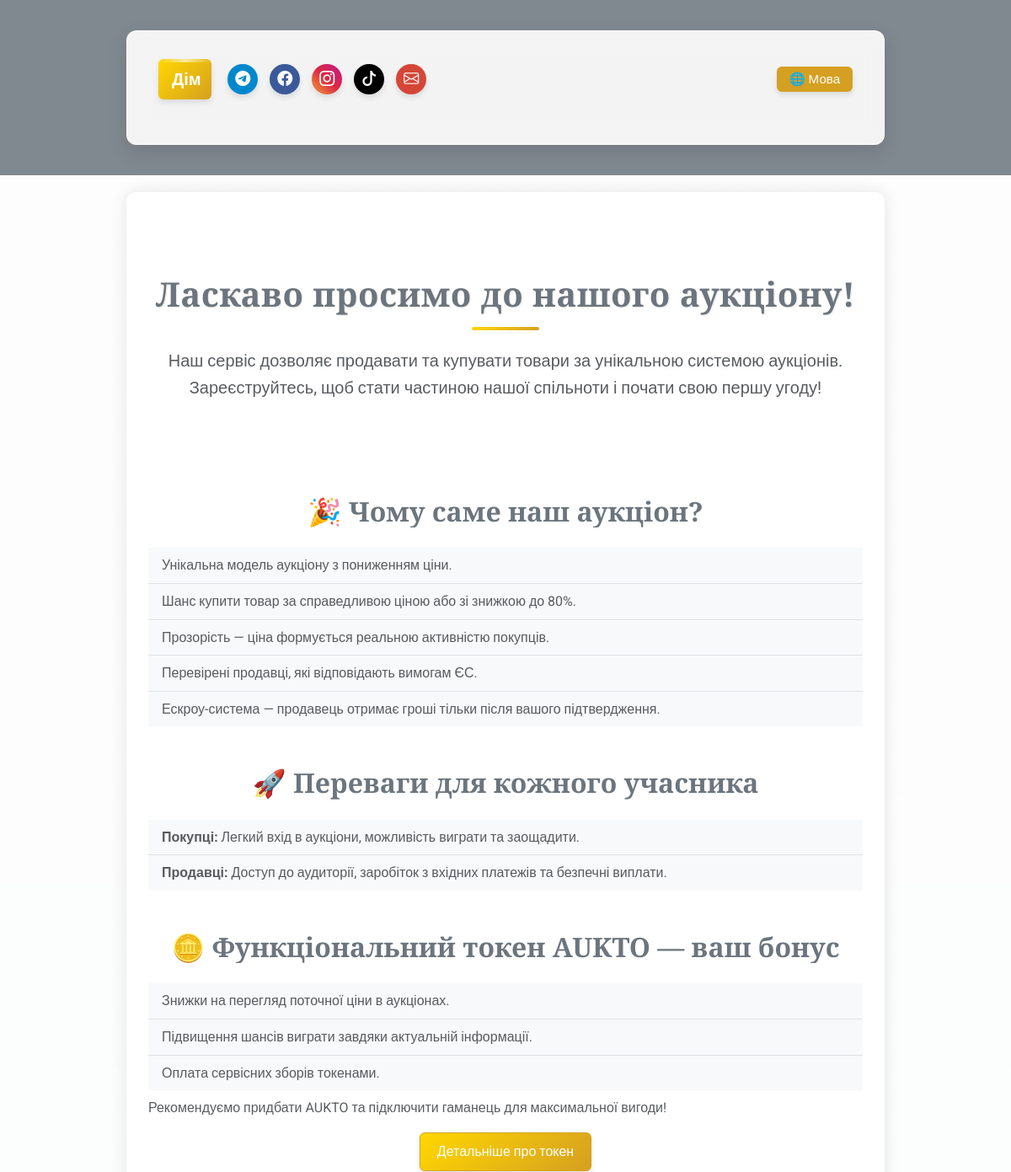
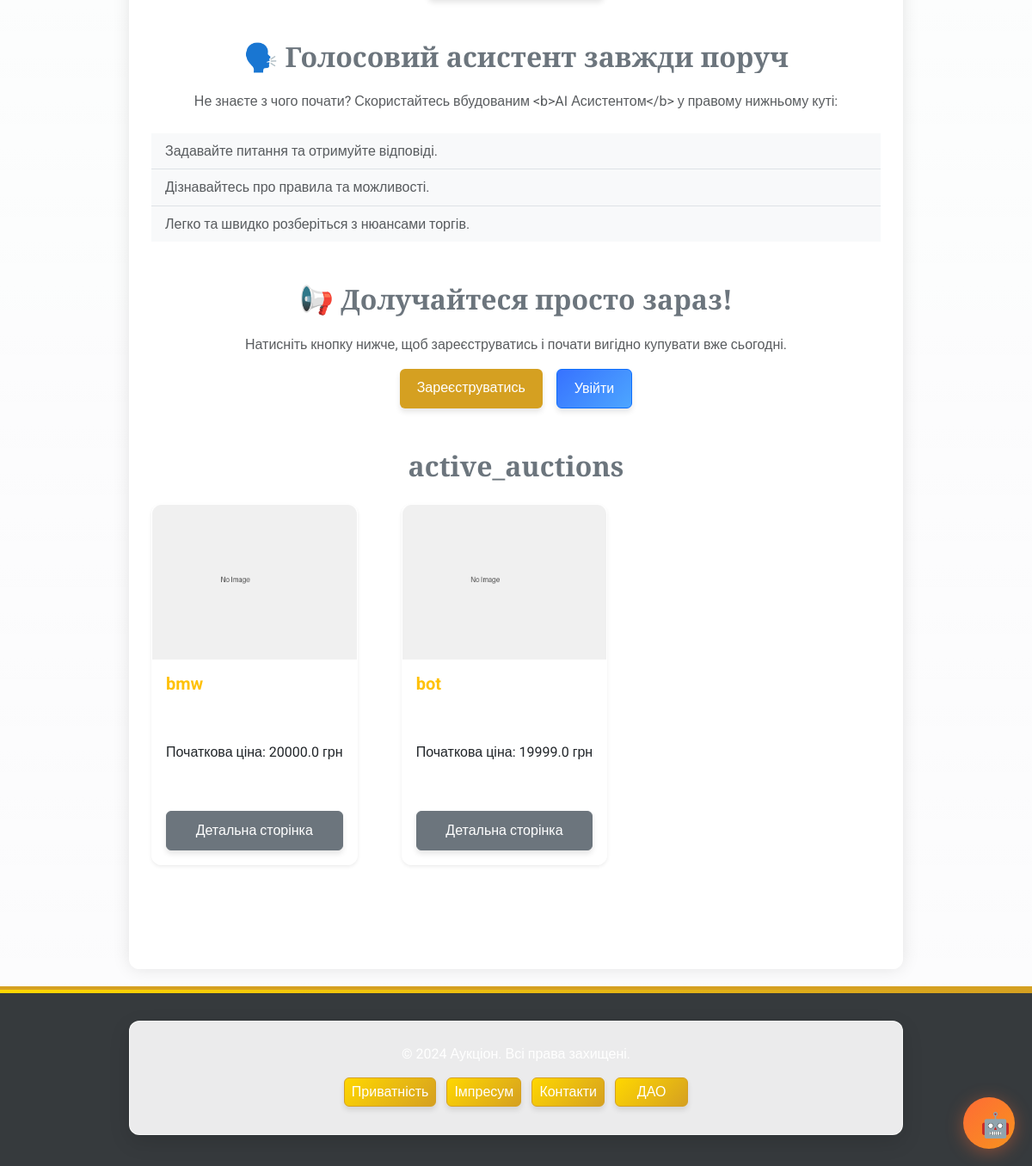
The page / on the database its author committed (2 pictures, top to bottom).
### app/models/auction.py (models this page shows, shortened)
class Auction(db.Model):
    __tablename__ = 'auctions'
    id = db.Column(db.Integer, primary_key=True)
    title = db.Column(db.String(255), nullable=False)
    description = db.Column(db.Text, nullable=False)
    starting_price = db.Column(db.Float, nullable=False)
    current_price = db.Column(db.Float, nullable=False)
    seller_id = db.Column(db.Integer, db.ForeignKey('users.id'), nullable=False)
    total_participants = db.Column(db.Integer, default=0, nullable=False)
    is_active = db.Column(db.Boolean, default=True, nullable=False)
    winner_id = db.Column(db.Integer, db.ForeignKey('users.id'), nullable=True)
    total_earnings = db.Column(db.Float, default=0.0, nullable=False)
    created_at = db.Column(db.DateTime, default=db.func.now(), nullable=False)
    updated_at = db.Column(db.DateTime, default=db.func.now(), onupdate=db.func.now(), nullable=False)
    photos = db.Column(JSON, default=list)  # Поле для зберігання шляхів до фото у форматі JSON
    is_confirmed = db.Column(db.Boolean, default=False, nullable=False)  # Чи підтверджено отримання товару
    main_photo_idx = db.Column(db.Integer, default=0)  # Індекс головного фото
    participants = relationship(
        'AuctionParticipant', back_populates='auction', cascade='all, delete-orphan', lazy='dynamic'
    )
    def get_safe_photo(self, index=None):
        import os
        from flask import current_app
        fallback_image = 'images/default/no-image.png'
        if index is not None and self.photos and 0 <= index < len(self.photos):
            photo_path = self.photos[index]
        elif self.photos and 0 <= (self.main_photo_idx or 0) < len(self.photos):
            photo_path = self.photos[self.main_photo_idx or 0]
        elif self.photos and len(self.photos) > 0:
            photo_path = self.photos[0]
        else:
            return fallback_image
        full_path = os.path.join(current_app.static_folder, photo_path)
        if os.path.isfile(full_path):
            return photo_path
        else:
            print(f"Warning: Image file not found: {photo_path}")
            return fallback_image

### app/routes/main_routes.py (the view)
@main_bp.route('/')
def index():
    lang = session.get('lang', 'ua')
    auctions = Auction.query.filter_by(is_active=True).all()
    discount = None
    if current_user.is_authenticated and current_user.wallet_address:
        try:
            discount = get_user_discount(current_user.wallet_address)
        except Exception:
            discount = None
    if lang == 'en':
        return render_template('index_en.html', auctions=auctions, user_discount=discount, lang=lang, ui_text=ui_text)
    elif lang == 'de':
        return render_template('index_de.html', auctions=auctions, user_discount=discount, lang=lang, ui_text=ui_text)
    return render_template('index.html', auctions=auctions, user_discount=discount, lang=lang, ui_text=ui_text)

### app/utils/i18n_ui.py (called while the page is built)
def ui_text(key, lang):
    return ui_translations.get(key, {}).get(lang, ui_translations.get(key, {}).get('ua', key))

### app/templates/index.html (shortened to what this page needs)
{% extends 'base.html' %}
{% block content %}
<div class="text-center py-5">
    <h1 class="text-secondary fw-bold">{{ ui_text('welcome_header', lang) }}</h1>
    <p class="text-muted fs-5">
        {{ ui_text('welcome_text', lang) }}
    </p>
</div>
<section class="my-5">
    <h2 class="text-center text-secondary fw-bold">🎉 {{ ui_text('why_auction', lang) }}</h2>
    <ul class="list-group list-group-flush mt-4">
        <li class="list-group-item bg-light text-muted">{{ ui_text('unique_model', lang) }}</li>
        <li class="list-group-item bg-light text-muted">{{ ui_text('fair_price', lang) }}</li>
        <li class="list-group-item bg-light text-muted">{{ ui_text('transparency', lang) }}</li>
        <li class="list-group-item bg-light text-muted">{{ ui_text('verified_sellers', lang) }}</li>
        <li class="list-group-item bg-light text-muted">{{ ui_text('escrow', lang) }}</li>
    </ul>
</section>
<section class="my-5">
    <h2 class="text-center text-secondary fw-bold">🚀 {{ ui_text('benefits', lang) }}</h2>
    <ul class="list-group list-group-flush mt-4">
        <li class="list-group-item bg-light text-muted"><b>{{ ui_text('buyers', lang) }}:</b> {{ ui_text('buyers_benefit', lang) }}</li>
        <li class="list-group-item bg-light text-muted"><b>{{ ui_text('sellers', lang) }}:</b> {{ ui_text('sellers_benefit', lang) }}</li>
    </ul>
</section>
<section class="my-5">
    <h2 class="text-center text-secondary fw-bold">🪙 {{ ui_text('token_bonus', lang) }}</h2>
    <ul class="list-group list-group-flush mt-4">
        <li class="list-group-item bg-light text-muted">{{ ui_text('token_discount_benefit', lang) }}</li>
        <li class="list-group-item bg-light text-muted">{{ ui_text('token_chance_benefit', lang) }}</li>
        <li class="list-group-item bg-light text-muted">{{ ui_text('token_fee_benefit', lang) }}</li>
    </ul>
    <p class="text-muted mt-2">{{ ui_text('token_recommend', lang) }}</p>
    <div class="text-center mt-3">
        <a href="{{ url_for('token.token_info') }}" class="btn btn-outline-warning">{{ ui_text('token_details', lang) }}</a>
    </div>
</section>
<section class="my-5">
    <h2 class="text-center text-secondary fw-bold">🗣️ {{ ui_text('assistant_always', lang) }}</h2>
    <p class="text-muted text-center">
        {{ ui_text('assistant_invite', lang) }}
    </p>
    <ul class="list-group list-group-flush mt-4">
        <li class="list-group-item bg-light text-muted">{{ ui_text('assistant_ask', lang) }}</li>
        <li class="list-group-item bg-light text-muted">{{ ui_text('assistant_rules', lang) }}</li>
        <li class="list-group-item bg-light text-muted">{{ ui_text('assistant_easy', lang) }}</li>
    </ul>
</section>
<section class="my-5 text-center">
    <h2 class="text-secondary fw-bold">📢 {{ ui_text('join_now', lang) }}</h2>
    <p class="text-muted">{{ ui_text('join_now_text', lang) }}</p>
    <div class="d-flex justify-content-center gap-3">
        <a href="{{ url_for('auth.choose_role') }}" class="btn btn-outline-light">{{ ui_text('register', lang) }}</a>
        <a href="{{ url_for('auth.login') }}" class="btn btn-outline-primary">{{ ui_text('login', lang) }}</a>
    </div>
</section>
<section class="my-5">
    <h2 class="text-center text-secondary fw-bold">{{ ui_text('active_auctions', lang) }}</h2>
    {% if auctions %}
    <div class="row mt-4">
        {% for auction in auctions %}
        <div class="col-md-4 d-flex align-items-stretch">
            {% set img_url = auction.photos[0] if auction.photos and auction.photos[0] else 'images/default.jpg' %}
            {% include 'auctions/auction_card.html' with context %}
        </div>
        {% endfor %}
    </div>
    {% else %}
    <p class="text-center text-muted fs-5">{{ ui_text('no_auctions', lang) }}</p>
    {% endif %}
</section>
{% endblock %}

### app/templates/auctions/auction_card.html (shortened to what this page needs)
<div class="auction-card card shadow-sm auction-card-fixed mb-4">    <div class="card-img-top auction-card-img p-0" style="background:none;">
        {% if auction.photos and auction.photos|length > 1 %}
        <div id="auctionCardCarousel-{{ auction.id }}" class="carousel slide" data-bs-ride="carousel">
            <div class="carousel-inner">
                {% for photo in auction.photos %}
                <div class="carousel-item {% if loop.index0 == (auction.main_photo_idx or 0) %}active{% endif %}">
                    <img src="{{ url_for('static', filename=auction.get_safe_photo(loop.index0)) }}" class="img-fluid rounded-top w-100" alt="Фото товару" style="height:180px;object-fit:cover;">
                </div>
                {% endfor %}
            </div>
            <button class="carousel-control-prev" type="button" data-bs-target="#auctionCardCarousel-{{ auction.id }}" data-bs-slide="prev">
                <span class="carousel-control-prev-icon" aria-hidden="true"></span>
                <span class="visually-hidden">Попереднє</span>
            </button>
            <button class="carousel-control-next" type="button" data-bs-target="#auctionCardCarousel-{{ auction.id }}" data-bs-slide="next">
                <span class="carousel-control-next-icon" aria-hidden="true"></span>
                <span class="visually-hidden">Наступне</span>
            </button>
        </div>
        {% else %}
        <img src="{{ url_for('static', filename=auction.get_safe_photo()) }}" class="img-fluid rounded-top w-100" alt="Фото товару" style="height:180px;object-fit:cover;">
        {% endif %}
    </div>    <div class="card-body d-flex flex-column justify-content-between">
        <h5 class="card-title text-warning fw-bold">{{ auction.title }}</h5>
        <p class="text-dark mb-2">Початкова ціна: {{ auction.starting_price }} грн</p>        <div class="d-flex flex-column gap-2">
            <a href="/auction/{{ auction.id }}" class="btn btn-outline-secondary w-100" target="_blank">Детальна сторінка</a>
        </div>
    </div>
</div>

### app/static/css/custom.css (style rules this page uses)
:root { --main-bg: transparent; --main-color: #d5a021; --secondary-color: #a47449; --neutral-gray: #6c757d; --text-color: #3d3d3d; --accent-blue: #3772ff; --accent-green: #2fb380; --accent-red: #e63946; --accent-purple: #6246ea; --dark-bg: #2b2d42; --dark-secondary: #444857; --dark-text: #edf2f4; --gold-gradient: linear-gradient(135deg, #ffd700, #d5a021); --purple-gradient: linear-gradient(135deg, #6246ea, #a36ae8); --blue-gradient: linear-gradient(135deg, #3772ff, #4da6ff); --card-shadow: 0 8px 24px rgba(0, 0, 0, 0.12); --hover-shadow: 0 12px 28px rgba(0, 0, 0, 0.2); --button-shadow: 0 4px 6px rgba(0, 0, 0, 0.1); --transition-fast: 0.2s ease; --transition-normal: 0.3s ease; --transition-slow: 0.5s ease; }
body { font-family: 'Roboto', sans-serif; background-color: transparent; color: var(--text-color); margin: 0; padding: 0; line-height: 1.6; overflow-x: hidden; transition: background-color var(--transition-normal); position: relative; }
h1, h2, h3 { font-family: 'Playfair Display', serif; color: var(--main-color); text-align: center; margin-bottom: 20px; position: relative; overflow: hidden; }
h1 { font-weight: 700; letter-spacing: 0.5px; text-shadow: 1px 1px 2px rgba(0, 0, 0, 0.1); }
h1:after { content: ''; display: block; width: 80px; height: 4px; background: var(--gold-gradient); margin: 15px auto 0; border-radius: 2px; transition: width var(--transition-normal); }
button, .btn { background-color: var(--main-color); border: none; color: #fff; font-size: 16px; padding: 10px 20px; border-radius: 6px; cursor: pointer; transition: background-color var(--transition-fast), transform var(--transition-fast), box-shadow var(--transition-fast); box-shadow: var(--button-shadow); position: relative; overflow: hidden; z-index: 1; }
.btn::after { content: ""; position: absolute; background: rgba(255, 255, 255, 0.3); border-radius: 50%; width: 100px; height: 100px; opacity: 0; top: 50%; left: 50%; transform: translate(-50%, -50%) scale(0); transition: transform 0.6s, opacity 0.6s; z-index: -1; }
.btn-outline-warning { color: #fff !important; background: var(--gold-gradient) !important; border: 1.5px solid var(--main-color) !important; transition: all var(--transition-normal) !important; }
.btn-outline-primary { color: #fff !important; background: var(--blue-gradient) !important; border: 1.5px solid #0d6efd !important; transition: all var(--transition-normal) !important; }
.btn-outline-secondary { color: #fff !important; background-color: var(--neutral-gray) !important; border: 1.5px solid var(--neutral-gray) !important; transition: all var(--transition-normal) !important; }
a { color: var(--main-color); text-decoration: none; position: relative; transition: color var(--transition-fast); }
.auction-card-fixed { min-height: 420px; max-height: 420px; display: flex; flex-direction: column; justify-content: space-between; background: rgba(255, 255, 255, 0.95); border-radius: 12px; overflow: hidden; transition: all var(--transition-normal); position: relative; box-shadow: 0 0 15px rgba(0, 0, 0, 0.15); backdrop-filter: blur(5px); border: 1px solid rgba(255, 255, 255, 0.9); }
.auction-card-img { height: 180px; background-size: cover; background-position: center; border-top-left-radius: 0.5rem; border-top-right-radius: 0.5rem; overflow: hidden; position: relative; }
.auction-card { transition: box-shadow var(--transition-normal), transform var(--transition-normal); box-shadow: 0 2px 8px rgba(0, 0, 0, 0.08); border: 1px solid rgba(255, 255, 255, 0.8); background-color: rgba(255, 255, 255, 0.95); backdrop-filter: blur(5px); }
.auction-card-img img { transition: filter var(--transition-normal), transform var(--transition-slow); width: 100%; height: 100%; object-fit: cover; }

### rows shown on the page
Auction: title "bmw", starting_price "20000.0"
Auction: title "bot", starting_price "19999.0"

### other values the page prints
{{ ui_text('home', lang) }} "Дім"
{{ ui_text('language', lang) }} "Мова"
{{ ui_text('welcome_header', lang) }} "Ласкаво просимо до нашого аукціону!"
{{ ui_text('welcome_text', lang) }} "Наш сервіс дозволяє продавати та купувати товари за унікальною системою аукціонів. Зареєструйтесь, щоб стати частиною нашої спільноти і почати свою першу угоду!"
{{ ui_text('why_auction', lang) }} "Чому саме наш аукціон?"
{{ ui_text('unique_model', lang) }} "Унікальна модель аукціону з пониженням ціни."
{{ ui_text('fair_price', lang) }} "Шанс купити товар за справедливою ціною або зі знижкою до 80%."
{{ ui_text('transparency', lang) }} "Прозорість — ціна формується реальною активністю покупців."
{{ ui_text('verified_sellers', lang) }} "Перевірені продавці, які відповідають вимогам ЄС."
{{ ui_text('escrow', lang) }} "Ескроу-система — продавець отримає гроші тільки після вашого підтвердження."
{{ ui_text('benefits', lang) }} "Переваги для кожного учасника"
{{ ui_text('buyers', lang) }} "Покупці"
{{ ui_text('buyers_benefit', lang) }} "Легкий вхід в аукціони, можливість виграти та заощадити."
{{ ui_text('sellers', lang) }} "Продавці"
{{ ui_text('sellers_benefit', lang) }} "Доступ до аудиторії, заробіток з вхідних платежів та безпечні виплати."
